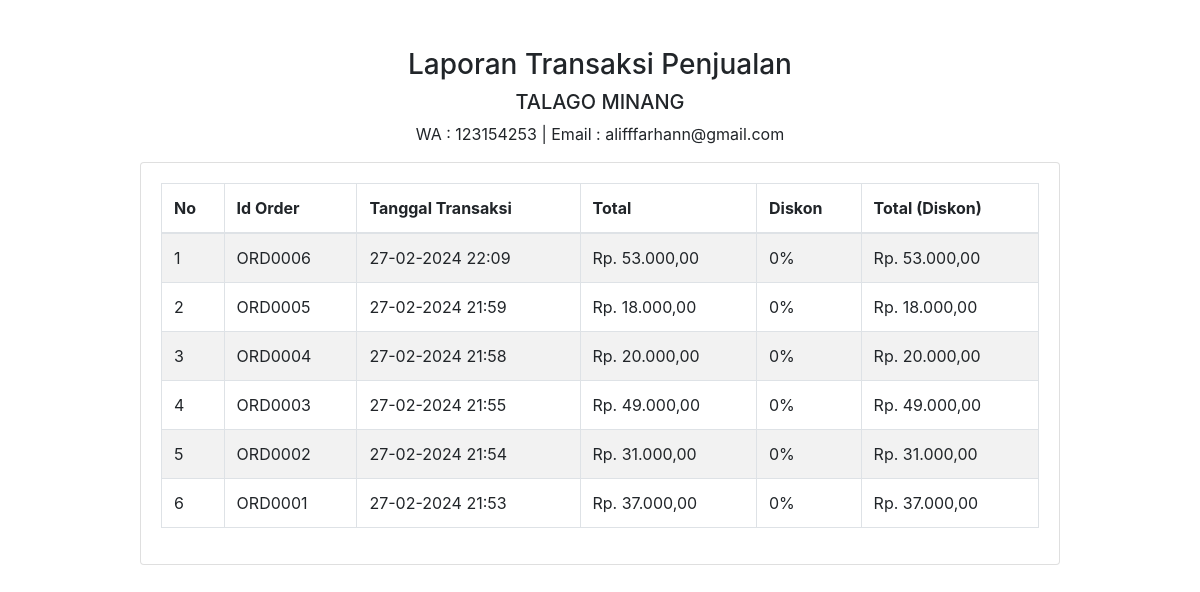
Screenshot of /dashboard/admin/semua_laporan.php with the database file from the repository.
### tables this page shows
CREATE TABLE `tb_transaksi` (
  `id_transaksi` int(11) NOT NULL,
  `id_user` int(11) DEFAULT NULL,
  `id_order` varchar(50) NOT NULL,
  `tanggal_transaksi` int(11) NOT NULL,
  `aTanggal_transaksi` varchar(50) NOT NULL,
  `hartot_transaksi` int(11) NOT NULL,
  `diskon_transaksi` int(11) NOT NULL,
  `totbar_transaksi` int(11) NOT NULL,
  `uang_transaksi` int(11) NOT NULL,
  `kembalian_transaksi` int(11) NOT NULL
);

CREATE TABLE `tb_order` (
  `id_order` varchar(50) NOT NULL,
  `meja_order` int(11) NOT NULL,
  `tanggal_order` int(11) NOT NULL,
  `aTanggal_order` varchar(128) NOT NULL,
  `id_user` int(11) NOT NULL,
  `keterangan_order` text,
  `status_order` varchar(20) NOT NULL
);

### dashboard/fungsi/rupiah.php (called while the page is built)
<?php
function rupiah($angka)
{
	$hasil_rupiah = number_format($angka, 2, ',', '.');
	return $hasil_rupiah;
}

### dashboard/admin/semua_laporan.php (the view, shortened to what this page needs)
<?php
include '../../koneksi.php';
include '../fungsi/rupiah.php';
$laporan = mysqli_query($kon, "SELECT * FROM tb_transaksi ORDER BY id_transaksi DESC")
?>
<!doctype html>
<html lang="en">
<head>
  <link rel="stylesheet" href="https://stackpath.bootstrapcdn.com/bootstrap/4.4.1/css/bootstrap.min.css">
</head>
<body>
  <div class="container">
    <div class="row">
      <div class="col-md-10 mx-auto mt-5">
        <div class="text-center">
          <h3>Laporan Transaksi Penjualan</h3>
          <h5><img src="../assets/image/logo.png" width="50" alt="">TALAGO MINANG</h5>
          <p>WA : 123154253 | Email : alifffarhann@gmail.com</p>
        </div>
        <div class="card">
          <div class="card-body">
            <table class="table table-bordered table-striped">
              <thead>
                <tr>
                  <th>No</th>
                  <th>Id Order</th>
                  <th>Tanggal Transaksi</th>
                  <th>Total</th>
                  <th>Diskon</th>
                  <th>Total (Diskon)</th>
                </tr>
              </thead>
              <tbody>
                <?php $i = 1;
                foreach ($laporan as $row) :
                  $order_query =  mysqli_query($kon, "SELECT * FROM tb_order WHERE id_order = '$row[id_order]'");
                  $oq = mysqli_fetch_assoc($order_query);
                ?>
                  <tr>
                    <td><?= $i++; ?></td>
                    <td><?= $row['id_order'] ?></td>
                    <td><?= date('d-m-Y H:i', $oq['tanggal_order']) ?></td>
                    <td>Rp. <?= rupiah($row['hartot_transaksi']) ?></td>
                    <td><?= $row['diskon_transaksi'] ?>%</td>
                    <td>Rp. <?= rupiah($row['totbar_transaksi']) ?></td>
                  </tr>
                <?php endforeach; ?>
              </tbody>
            </table>
          </div>
        </div>
      </div>
    </div>
  </div>
</body>
</html>

### rows the page displays
tb_transaksi: id_order "ORD0006", id_order.tanggal_order "27-02-2024 22:09", hartot_transaksi "53.000,00", diskon_transaksi "0", totbar_transaksi "53.000,00"
tb_transaksi: id_order "ORD0005", id_order.tanggal_order "27-02-2024 21:59", hartot_transaksi "18.000,00", diskon_transaksi "0", totbar_transaksi "18.000,00"
tb_transaksi: id_order "ORD0004", id_order.tanggal_order "27-02-2024 21:58", hartot_transaksi "20.000,00", diskon_transaksi "0", totbar_transaksi "20.000,00"
tb_transaksi: id_order "ORD0003", id_order.tanggal_order "27-02-2024 21:55", hartot_transaksi "49.000,00", diskon_transaksi "0", totbar_transaksi "49.000,00"
tb_transaksi: id_order "ORD0002", id_order.tanggal_order "27-02-2024 21:54", hartot_transaksi "31.000,00", diskon_transaksi "0", totbar_transaksi "31.000,00"
tb_transaksi: id_order "ORD0001", id_order.tanggal_order "27-02-2024 21:53", hartot_transaksi "37.000,00", diskon_transaksi "0", totbar_transaksi "37.000,00"
